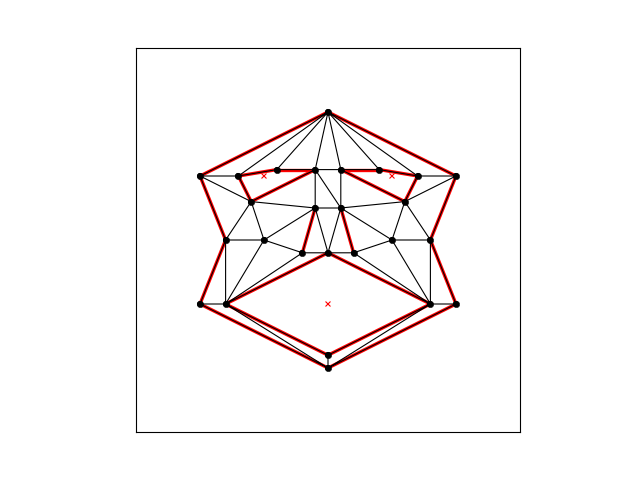

Reproduce this figure in Python.
import triangle
import triangle.plot
from numpy import *
import matplotlib.pyplot as plt

face = triangle.get_data('face.1')
triangle.plot.plot(plt.axes(), **face)
plt.show()
